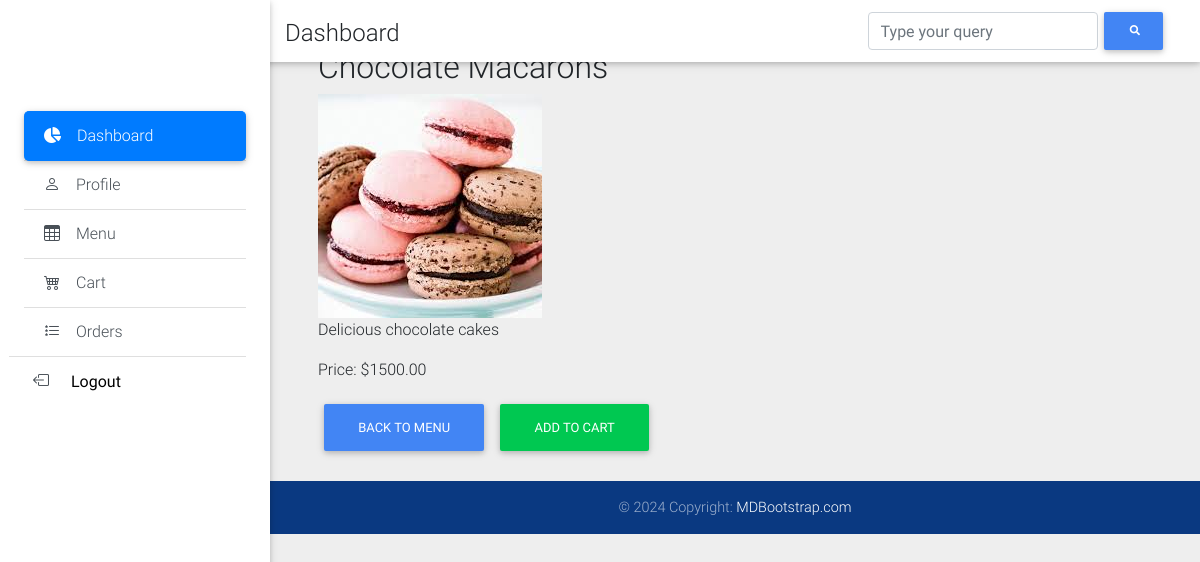
Page /menu/item/1/ on the committed database.
### menu/models.py (models this page shows, shortened)
class MenuItem(models.Model):
    name = models.CharField(max_length=255)
    image = models.ImageField(upload_to='menu_images/', blank=True, null=True)  # New field
    description = models.TextField()
    price = models.DecimalField(max_digits=10, decimal_places=2)
    category = models.ForeignKey(Category, related_name='items', on_delete=models.CASCADE)

### menu/views.py (the view)
# urls.py: path('item/<int:pk>/', menu_item_detail_view, name='menu_item_detail'),
def menu_item_detail_view(request, pk):
    item = get_object_or_404(MenuItem, pk=pk)
    return render(request, 'menu/menu_item_detail.html', {'item': item})

### core/context_processors.py (called while the page is built)
def site_settings(request):
    settings = SiteSettings.objects.first()
    return {'site_settings': settings}

### menu/templates/menu/menu_item_detail.html (shortened to what this page needs)
{% extends 'accounts/base.html' %}
{% block content %}
    <main class="pt-5 mx-lg-5">
        <h2>{{ item.name }}</h2>
        {% if item.image %}
            <img src="{{ item.image.url }}" alt="{{ item.name }}" class="img-fluid">
        {% endif %}
        <p>{{ item.description }}</p>
        <p>Price: ${{ item.price }}</p>
        <a href="{% url 'menu_list' %}" class="btn btn-primary">Back to Menu</a>
        <a href="{% url 'add_to_cart' item.pk %}" class="btn btn-success">Add to Cart</a>
        </main>
{% endblock %}

### rows in the picture
MenuItem: name "Chocolate Macarons", image (picture), description "Delicious chocolate cakes", price "1500.00"
